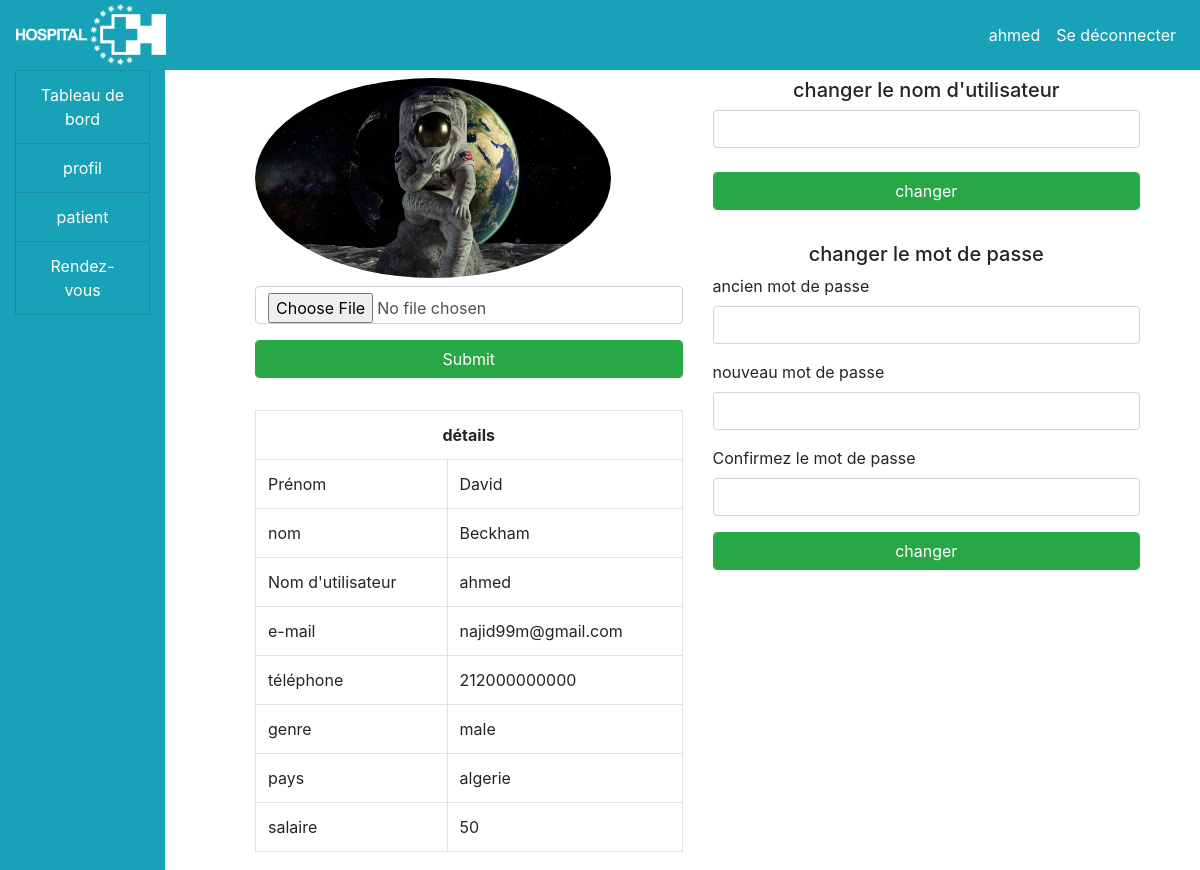
Page /hospital/doctor/profile.php (signed in) on the committed database.
### tables this page shows
CREATE TABLE `doctors` (
  `id` int(11) NOT NULL,
  `firstname` varchar(100) NOT NULL,
  `lastname` varchar(100) NOT NULL,
  `username` varchar(100) NOT NULL,
  `email` varchar(100) NOT NULL,
  `gender` varchar(100) NOT NULL,
  `phone` varchar(100) NOT NULL,
  `pays` varchar(100) NOT NULL,
  `password` varchar(100) NOT NULL,
  `salaire` varchar(100) NOT NULL,
  `data` varchar(100) NOT NULL,
  `statut` varchar(100) NOT NULL,
  `profile` varchar(100) NOT NULL
);

### hospital/doctor/profile.php (the view, shortened to what this page needs)
 <!DOCTYPE html>
<html>
<head>
	<link rel="stylesheet" type="text/css" href="css/style_doc.css">
</head>
<body>
	<?php
		include("../include/header.php");
		include("../include/connection.php");
	 ?>
	 <div class="container-fluid">
	 	<div class="col-md-12">
	 		<div class="row">
	 			<div class="col-md-2">
	 				<?php include("side_nav.php"); ?>
	 			</div>
	 			<div class="col-md-10">
	 				<div class="container-fluid">
	 					<div class="col-md-12">
	 						<div class="row">
	 							<div class="col-md-6">
	 								 <?php
	 									$doc =$_SESSION['doctor'];
	 									$result = $dbh->query("SELECT * FROM doctors where username='$doc'");
	 									$row = $result->fetch();
	 								 ?>
	 								 <form method="post" enctype="multipart/form-data">
	 								 	<div class="my-2">
	 								 		<?php echo"
	 								 		<img src='img/".$row['profile']."' style='height: 200px' id='doc_pic'>";
	 								 		?>
	 								 	</div>
	 								 	<input type="file" name="img" class="form-control">
	 								 	<input type="submit" name="upload" class="btn btn-success my-3 form-control">
	 								 </form>
	 								 <div class="my-3">
	 								 	<table class="table table-bordered">
	 								 		<tr>
	 								 			<th colspan="2" class="text-center">détails</th>
	 								 		</tr>
	 								 		<tr>
	 								 			<td>Prénom</td>
	 								 			<td><?php echo $row['firstname']; ?></td>
	 								 		</tr>
	 								 		<tr>
	 								 			<td>nom</td>
	 								 			<td><?php echo $row['lastname']; ?></td>
	 								 		</tr>
	 								 		<tr>
	 								 			<td>Nom d'utilisateur</td>
	 								 			<td><?php echo $row['username']; ?></td>
	 								 		</tr>
	 								 		<tr>
	 								 			<td>e-mail</td>
	 								 			<td><?php echo $row['email']; ?></td>
	 								 		</tr>
	 								 		<tr>
	 								 			<td>téléphone</td>
	 								 			<td><?php echo $row['phone']; ?></td>
	 								 		</tr>
	 								 		<tr>
	 								 			<td>genre</td>
	 								 			<td><?php echo $row['gender']; ?></td>
	 								 		</tr>
	 								 		<tr>
	 								 			<td>pays</td>
	 								 			<td><?php echo $row['pays']; ?></td>
	 								 		</tr>
	 								 		<tr>
	 								 			<td>salaire</td>
	 								 			<td><?php echo $row['salaire']; ?></td>
	 								 		</tr>
	 								 	</table>
	 								 </div>
	 							</div>
	 							<div class="col-md-6">
	 								<h5 class="text-center my-2">changer le nom d'utilisateur</h5>
	 								<form method="post" action="profile.php">
	 									<input type="text" name="uname" class="form-control">
		 								<br>
		 								<input type="submit" name="change_uname" class="btn btn-success form-control" value="changer">
	 								</form>
	 								<br>
	 								<h5 class="text-center my-2">changer le mot de passe</h5>
	 								<form method="post" action="profile.php">
	 									<div class="form-group">
	 										<label>ancien mot de passe</label>
	 										<input type="password" name="old_pass" class="form-control">
	 									</div>
	 									<div class="form-group">
	 										<label>nouveau mot de passe</label>
	 										<input type="password" name="new_pass" class="form-control">
	 									</div>
	 									<div class="form-group">
	 										<label>Confirmez le mot de passe</label>
	 										<input type="password" name="conf_pass" class="form-control">
	 									</div>
	 									<input type="submit" name="change_pass" value="changer" class="btn btn-success form-control">
	 								</form>
	 							</div>
	 						</div>
	 					</div>
	 				</div>
	 			</div>
	 		</div>
	 	</div>
	 </div>
</body>
</html>

### hospital/doctor/css/style_doc.css (style rules this page uses)
#doc_pic { height: 200px; border-radius: 50%; }

### rows in the picture
doctors: profile (picture), firstname "David", lastname "Beckham", username "ahmed", email "najid99m@gmail.com", phone "212000000000", gender "male", pays "algerie", salaire "50"

### other values in the picture
$user "ahmed"
